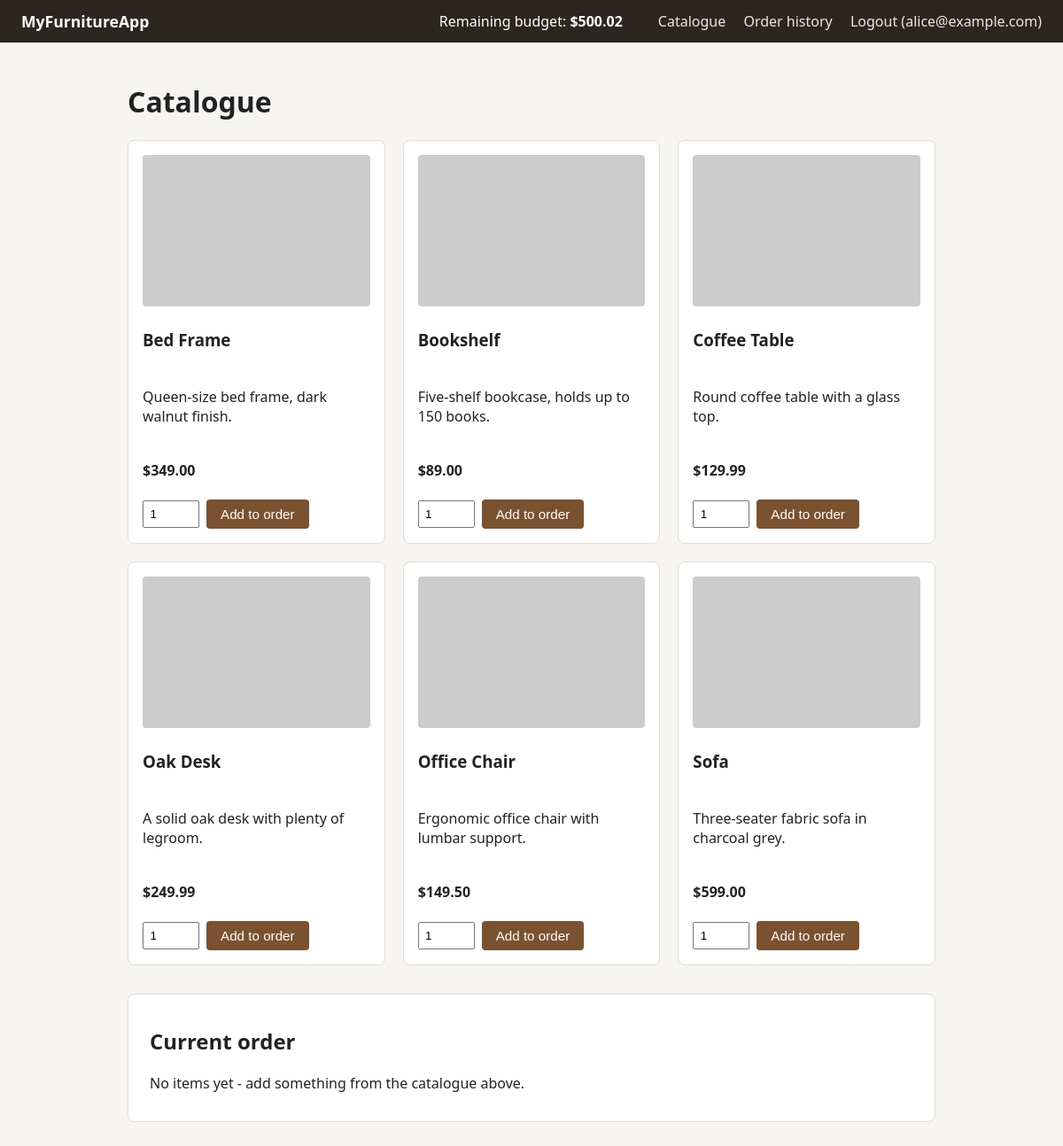
The page / (signed in) on the database its author committed.
### tables this page shows
CREATE TABLE users (
    id INTEGER PRIMARY KEY AUTOINCREMENT,
    email TEXT UNIQUE NOT NULL,
    password_hash TEXT NOT NULL,
    budget_total REAL NOT NULL,
    budget_spent REAL NOT NULL DEFAULT 0
);

CREATE TABLE products (
    id INTEGER PRIMARY KEY AUTOINCREMENT,
    name TEXT NOT NULL,
    description TEXT NOT NULL,
    price REAL NOT NULL,
    image_url TEXT NOT NULL
);

### app.py (the view)
@app.route("/")
def home():
    user = current_user()
    if user is None:
        return redirect(url_for("login"))
    products = db.get_all_products()
    cart, cart_total = cart_with_total()
    remaining_budget = user["budget_total"] - user["budget_spent"]
    return render_template(
        "catalogue.html",
        user=user,
        products=products,
        cart=cart,
        cart_total=cart_total,
        remaining_budget=remaining_budget,
    )

### app.py (called while the page is built)
def current_user():
    user_id = session.get("user_id")
    if user_id is None:
        return None
    return db.get_user_by_id(user_id)

def cart_with_total():
    cart = session.get("cart", [])
    total = sum(item["price"] * item["quantity"] for item in cart)
    return cart, total

### db.py (called while the page is built)
def get_db():
    conn = sqlite3.connect(DB_PATH)
    conn.row_factory = sqlite3.Row  # lets us access columns by name, e.g. row["email"]
    return conn

def get_user_by_id(user_id):
    conn = get_db()
    user = conn.execute("SELECT * FROM users WHERE id = ?", (user_id,)).fetchone()
    conn.close()
    return user

def get_all_products():
    conn = get_db()
    products = conn.execute("SELECT * FROM products ORDER BY name").fetchall()
    conn.close()
    return products

### templates/catalogue.html (shortened to what this page needs)
{% extends "base.html" %}
{% block content %}
<h1>Catalogue</h1>
<div class="product-grid">
    {% for product in products %}
    <div class="product-card">
        <img src="{{ product['image_url'] }}" alt="{{ product['name'] }}">
        <h3>{{ product['name'] }}</h3>
        <p>{{ product['description'] }}</p>
        <p class="price">${{ "%.2f"|format(product['price']) }}</p>
        <form method="post" action="{{ url_for('add_to_cart') }}" class="add-form">
            <input type="number" name="quantity" value="1" min="1" required>
            <button type="submit">Add to order</button>
        </form>
    </div>
    {% endfor %}
</div>
<section class="cart">
    <h2>Current order</h2>
    {% if cart %}
        <table>
            <tr><th>Product</th><th>Qty</th><th>Price</th><th>Line total</th></tr>
            {% for item in cart %}
            <tr>
                <td>{{ item['name'] }}</td>
                <td>{{ item['quantity'] }}</td>
                <td>${{ "%.2f"|format(item['price']) }}</td>
                <td>${{ "%.2f"|format(item['price'] * item['quantity']) }}</td>
            </tr>
            {% endfor %}
        </table>
        <p class="cart-total">
            Order total: <strong>${{ "%.2f"|format(cart_total) }}</strong>
            &nbsp;vs remaining budget: <strong>${{ "%.2f"|format(remaining_budget) }}</strong>
        </p>
        <form method="post" action="{{ url_for('confirm_order') }}" class="inline-form">
            <button type="submit">Confirm order</button>
        </form>
        <form method="post" action="{{ url_for('clear_cart') }}" class="inline-form">
            <button type="submit" class="secondary">Clear order</button>
        </form>
    {% else %}
        <p>No items yet - add something from the catalogue above.</p>
    {% endif %}
</section>
{% endblock %}

### templates/base.html (shortened to what this page needs)
<!doctype html>
<html lang="en">
<head>
    <link rel="stylesheet" href="{{ url_for('static', filename='style.css') }}">
</head>
<body>
    <header class="topbar">
        <div class="brand">MyFurnitureApp</div>
        {% if user %}
            <div class="budget">Remaining budget: <strong>${{ "%.2f"|format(remaining_budget) }}</strong></div>
            <nav>
                <a href="{{ url_for('home') }}">Catalogue</a>
                <a href="{{ url_for('orders') }}">Order history</a>
                <a href="{{ url_for('logout') }}">Logout ({{ user['email'] }})</a>
            </nav>
        {% endif %}
    </header>
    <main>
        {% block content %}{% endblock %}
    </main>
</body>
</html>

### static/style.css (style rules this page uses)
* { box-sizing: border-box; }
body { font-family: system-ui, -apple-system, "Segoe UI", sans-serif; margin: 0; background: #f6f5f2; color: #222; }
.topbar { display: flex; align-items: center; gap: 1.5rem; padding: 0.75rem 1.5rem; background: #2c2620; color: #fff; }
.topbar .brand { font-weight: bold; font-size: 1.1rem; }
.topbar .budget { margin-left: auto; }
.topbar nav a { color: #f0e9df; text-decoration: none; margin-left: 1rem; }
main { max-width: 960px; margin: 0 auto; padding: 1.5rem; }
button { cursor: pointer; padding: 0.5rem 1rem; border: none; border-radius: 4px; background: #7a5230; color: #fff; font-size: 0.95rem; }
.product-grid { display: grid; grid-template-columns: repeat(auto-fill, minmax(220px, 1fr)); gap: 1.25rem; margin-bottom: 2rem; }
.product-card { background: #fff; border: 1px solid #e2ddd4; border-radius: 8px; padding: 1rem; display: flex; flex-direction: column; gap: 0.4rem; }
.product-card img { width: 100%; border-radius: 4px; }
.product-card .price { font-weight: bold; }
.add-form { display: flex; gap: 0.5rem; align-items: center; }
.add-form input[type="number"] { width: 4rem; padding: 0.4rem; }
.cart, .order-card { background: #fff; border: 1px solid #e2ddd4; border-radius: 8px; padding: 1rem 1.5rem; margin-bottom: 1.5rem; }

### rows shown on the page
users: email "alice@example.com"
products: name "Bed Frame", description "Queen-size bed frame, dark walnut finish.", price "349.00"
products: name "Bookshelf", description "Five-shelf bookcase, holds up to 150 books.", price "89.00"
products: name "Coffee Table", description "Round coffee table with a glass top.", price "129.99"
products: name "Oak Desk", description "A solid oak desk with plenty of legroom.", price "249.99"
products: name "Office Chair", description "Ergonomic office chair with lumbar support.", price "149.50"
products: name "Sofa", description "Three-seater fabric sofa in charcoal grey.", price "599.00"

### other values the page prints
{{ "%.2f"|format(remaining_budget) }} "500.02"
